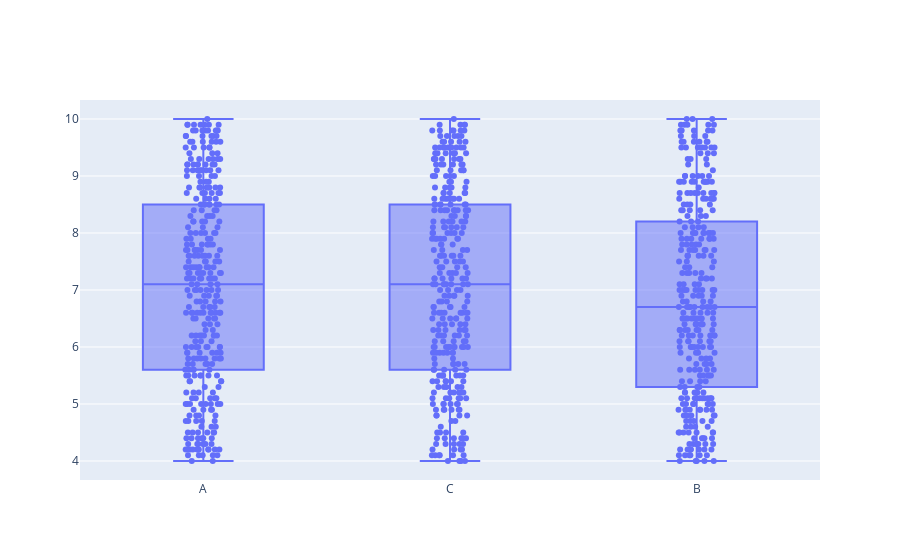

Here is the notebook cell this chart was saved with:
### Code cell
import plotly.graph_objects as go

fig1 = px.strip(df, x='branch', y='rating')
fig2 = px.box(df,  x='branch', y='rating')
go.Figure(
    fig1.data + fig2.data
)

### Figure 1 — Plotly figure (JSON) as saved in the notebook; plotly's stock layout.template omitted (floating-point values rounded to 4 significant figures; data arrays with more than 128 entries replaced by an {"elided": "..."} marker saying what was removed)
{"data": [{"alignmentgroup": "True", "boxpoints": "all", "fillcolor": "rgba(255,255,255,0)", "hoveron": "points", "hovertemplate": "branch=%{x}<br>rating=%{y}<extra></extra>", "legendgroup": "", "line": {"color": "rgba(255,255,255,0)"}, "marker": {"color": "#636efa"}, "name": "", "offsetgroup": "", "orientation": "v", "pointpos": 0, "showlegend": false, "type": "box", "x": {"elided": "1000 str values"}, "x0": " ", "xaxis": "x", "y": {"elided": "1000 float values"}, "y0": " ", "yaxis": "y"}, {"alignmentgroup": "True", "hovertemplate": "branch=%{x}<br>rating=%{y}<extra></extra>", "legendgroup": "", "marker": {"color": "#636efa"}, "name": "", "notched": false, "offsetgroup": "", "orientation": "v", "showlegend": false, "type": "box", "x": {"elided": "1000 str values"}, "x0": " ", "xaxis": "x", "y": {"elided": "1000 float values"}, "y0": " ", "yaxis": "y"}], "layout": {}}
